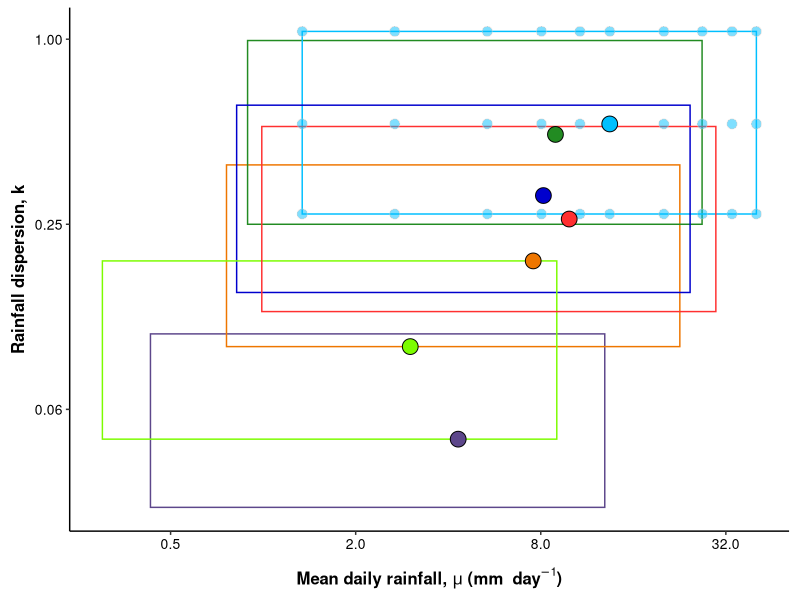
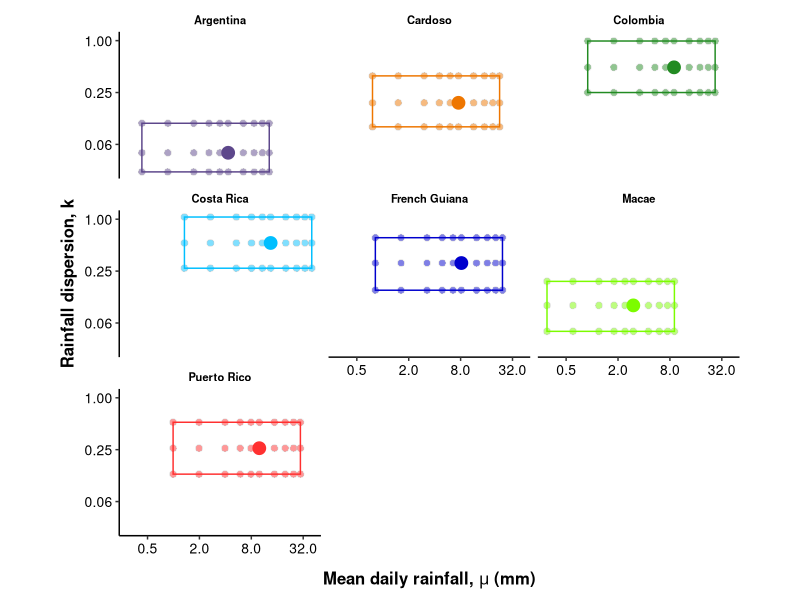

Write the R code that produced these figures, in order. (Note: this script raises an error after producing the figures.)
# cleaning up the environment ---------------------------------------------------------------------------------------------------------

rm(list=ls(all=TRUE))

# loading packages --------------------------------------------------------------------------------------------------------------------

library(tidyverse)

# loading data ------------------------------------------------------------------------------------------------------------------------

fulldata <- read.csv("Data/fulldata.csv")
site_treatment_data <- read.csv( "Data/site_treatment_data.csv")

# general theme for ggplot2 -----------------------------------------------------------------------------------------------------------

general_theme <- theme(panel.border = element_blank(),
                       panel.background = element_blank(),
                       axis.title = element_text(face = "bold", size = 12, colour = "black"),
                       axis.text = element_text(size = 10, colour = "black"), 
                       axis.line.x = element_line(colour = "black", size = 0.5),
                       axis.line.y = element_line(colour = "black", size = 0.5),
                       panel.grid = element_blank(),
                       axis.title.x = element_text(margin = margin(10, 0, 0, 0)),
                       axis.title.y = element_text(margin = margin(0, 5, 0, 0)))

# creating functions ------------------------------------------------------------------------------------------------------------------

scaleFUN <- function(x) sprintf("%.2f", x)

# tidying site names ------------------------------------------------------------------------------------------------------------------

site_treatment_data$site <- sub(pattern = "argentina", replacement = "Argentina", x = site_treatment_data$site)
site_treatment_data$site <- sub(pattern = "cardoso", replacement = "Cardoso", x = site_treatment_data$site)
site_treatment_data$site <- sub(pattern = "colombia", replacement = "Colombia", x = site_treatment_data$site)
site_treatment_data$site <- sub(pattern = "costarica", replacement = "Costa Rica", x = site_treatment_data$site)
site_treatment_data$site <- sub(pattern = "frenchguiana", replacement = "French Guiana", x = site_treatment_data$site)
site_treatment_data$site <- sub(pattern = "macae", replacement = "Macae", x = site_treatment_data$site)
site_treatment_data$site <- sub(pattern = "puertorico", replacement = "Puerto Rico", x = site_treatment_data$site)

sitemean <- filter(fulldata, mu.scalar == "1", k.scalar == "1") %>%
  select(site, mu.scalar, k.scalar, intended.mu, intended.k) %>% 
  rename(mu_mean = intended.mu, k_mean = intended.k)

sitecorners <- filter(fulldata, mu.scalar %in% c("0.1","3"),
                      k.scalar %in% c("0.5","2")) %>% 
  select(site, mu.scalar, k.scalar, intended.mu, intended.k)

sitecorners$order <- rep(c(1,2,4,3), 7)

sitecorners <- arrange(sitecorners, order)

polygon_data <- sitecorners %>% 
  select(site, intended.mu, intended.k, order) %>% 
  group_by(site) %>% 
  summarise(xmin = min(intended.mu),
            xmax = max(intended.mu),
            ymin = min(intended.k),
            ymax = max(intended.k)) %>% 
  left_join(y = sitemean, by = "site") %>% 
  select(-mu.scalar, -k.scalar)
polygon_data

polygon_data$site <- sub(pattern = "argentina", replacement = "Argentina", x = polygon_data$site)
polygon_data$site <- sub(pattern = "cardoso", replacement = "Cardoso", x = polygon_data$site)
polygon_data$site <- sub(pattern = "colombia", replacement = "Colombia", x = polygon_data$site)
polygon_data$site <- sub(pattern = "costarica", replacement = "Costa Rica", x = polygon_data$site)
polygon_data$site <- sub(pattern = "frenchguiana", replacement = "French Guiana", x = polygon_data$site)
polygon_data$site <- sub(pattern = "macae", replacement = "Macae", x = polygon_data$site)
polygon_data$site <- sub(pattern = "puertorico", replacement = "Puerto Rico", x = polygon_data$site)

crdata<-fulldata%>%filter(site%in%"costarica")

# panel A -----------------------------------------------------------------------------------------------------------------------------

panelA <- ggplot() +
  geom_rect(data = polygon_data, aes(xmin = xmin, xmax = xmax, ymin = ymin, ymax = ymax, color = site), fill = NA) +
  scale_colour_manual(values = c("mediumpurple4", "darkorange2", "forestgreen", "deepskyblue1", "mediumblue", "lawngreen", "firebrick1")) +
  geom_point(data = crdata, mapping = aes(x = intended.mu, y = intended.k, fill = site),
             colour = "grey80", shape = 21, size = 3, alpha = 0.5, na.rm = TRUE) + 
  geom_point(data = sitemean, mapping = aes(x = mu_mean, y = k_mean, fill = site),
              colour = "black", shape = 21, size = 5, alpha = 1, na.rm = TRUE) +
  scale_fill_manual(values = c("mediumpurple4", "darkorange2", "forestgreen", "deepskyblue1", "mediumblue", "lawngreen", "firebrick1")) +
  scale_x_continuous(name = expression(bold(paste("Mean daily rainfall, ",mu, " (mm ",~day^-1,")"))), trans = "log2") +
  scale_y_continuous(name = "Rainfall dispersion, k", label = scaleFUN, trans = "log2") +
  coord_equal() +
  general_theme +
  theme(legend.position = "none")
panelA

# panel B -----------------------------------------------------------------------------------------------------------------------------

panelB <- ggplot(data = site_treatment_data) +
  facet_wrap(~ site) + 
  geom_point(mapping = aes(x = intended.mu, y = intended.k, fill = site),
             colour = "grey80", shape = 21, size = 2, alpha = 0.5, na.rm = TRUE) + 
  geom_rect(data = polygon_data, aes(xmin = xmin, xmax = xmax, ymin = ymin, ymax = ymax, color = site), fill = NA) +
  scale_fill_manual(values = c("mediumpurple4", "darkorange2", "forestgreen", "deepskyblue1", "mediumblue", "lawngreen", "firebrick1")) +
  scale_x_continuous(name = expression(bold(paste("Mean daily rainfall, ",mu, " (mm)"))), trans = "log2") +
  scale_y_continuous(name = "Rainfall dispersion, k", label = scaleFUN, trans = "log2") +
  coord_equal() +
  geom_point(data = polygon_data, mapping = aes(x = mu_mean, y = k_mean, color = site), size = 4, alpha = 1, na.rm = TRUE) +
  scale_color_manual(values = c("mediumpurple4", "darkorange2", "forestgreen", "deepskyblue1", "mediumblue", "lawngreen", "firebrick1")) +
  general_theme +
  theme(strip.background = element_blank(),
        strip.placement = "outside",
        strip.text = element_text(face = "bold", colour = "black", size = 8),
        legend.position = "none")
panelB  

## mising data = original_data_parameters
# plot2<-plot1b + 
#   geom_point(pch = 21, size = 2.2, fill = "white", position = position_jitter(0.2, 0.2),
#              data = original_data_parameters, alpha = 0.8) + theme(legend.position="none")
# plot2

# saving panels -----------------------------------------------------------------------------------------------------------------------

ggsave(filename = "figure/figures/Figure_1_parameter_space.pdf", plot = panelA, width = 120, height = 89, dpi = 300, units = "mm")
ggsave(filename = "figure/figures/Figure_1_parameter_space_multipanel.pdf", plot = panelB, width = 120, height = 160, dpi = 300, units = "mm")

ggsave(filename = "figure/figures/Figure_1_parameter_space2.png", plot = panelA, width = 120, height = 89, dpi = 600, units = "mm")
